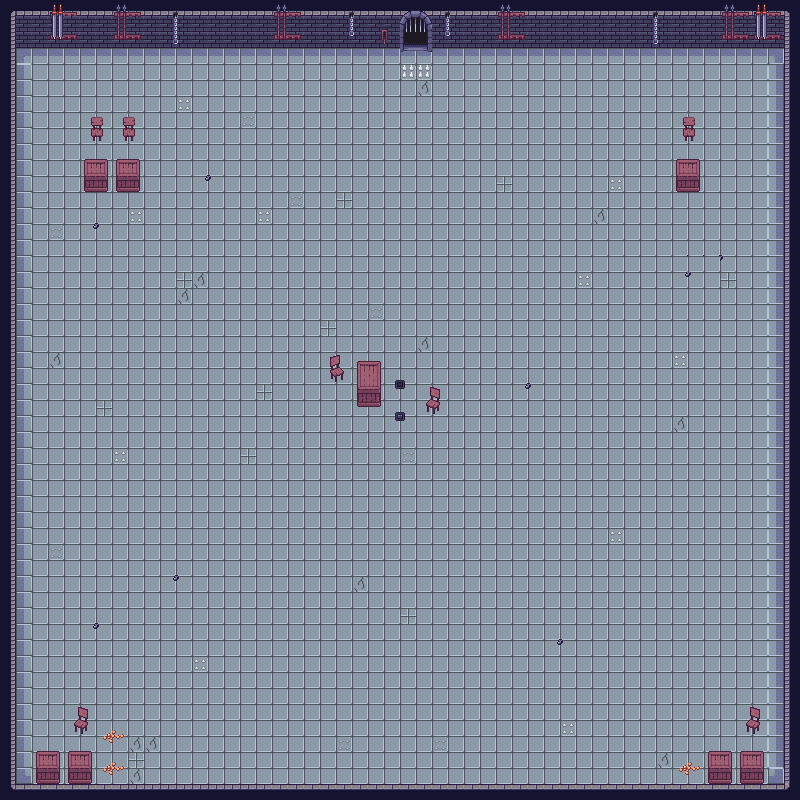

The image is a tile-based game level rendered from a .tmx file. Its description and source (layers, tilesets, objects; grid data summarised) follow:
An orthogonal 50x50 tile map with 16x16 px tiles, 2 tile layers (Tile Layer 1, Tile Layer 2), 2 tilesets.

<map version="1.10" tiledversion="1.12.2" orientation="orthogonal" renderorder="right-down" width="50" height="50" tilewidth="16" tileheight="16" infinite="0" nextlayerid="3" nextobjectid="1">
 <tileset firstgid="1" source="Dungeon Tileset + Spikes.tsx" />
 <tileset firstgid="144" source="Dungeon.tsx" />
 <layer id="1" name="Tile Layer 1" width="50" height="50">
  <data>[2500 cells, 2500 non-empty, 19 distinct tile ids]</data>
 </layer>
 <layer id="2" name="Tile Layer 2" width="50" height="50">
  <data>[2500 cells, 320 non-empty, 87 distinct tile ids]</data>
 </layer>
</map>
